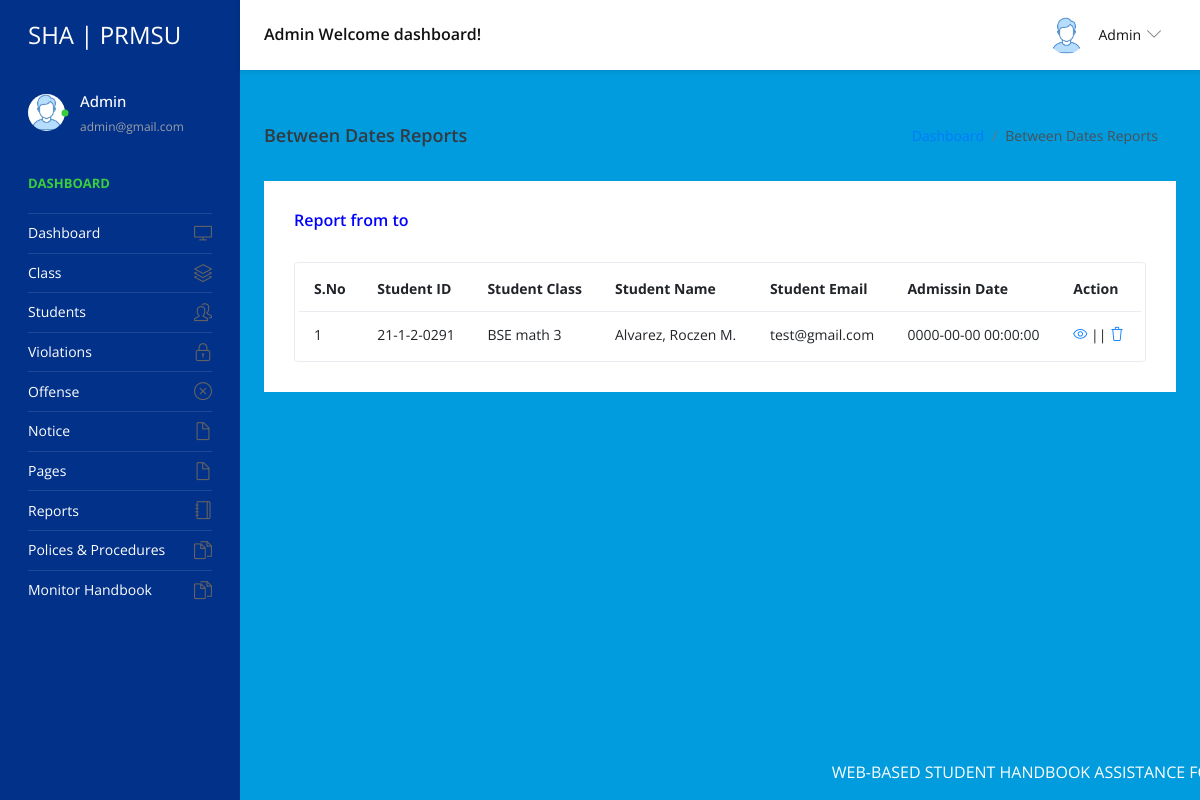
Page /admin/between-date-reprtsdetails.php (signed in) on the committed database.
### tables this page shows
CREATE TABLE `tblstudent` (
  `ID` int(10) NOT NULL,
  `StudentName` varchar(200) DEFAULT NULL,
  `StudentEmail` varchar(200) DEFAULT NULL,
  `StudentClass` varchar(100) DEFAULT NULL,
  `Gender` varchar(50) DEFAULT NULL,
  `DOB` date DEFAULT NULL,
  `StuID` varchar(200) DEFAULT NULL,
  `FatherName` mediumtext DEFAULT NULL,
  `MotherName` mediumtext DEFAULT NULL,
  `ContactNumber` bigint(10) DEFAULT NULL,
  `AltenateNumber` bigint(10) DEFAULT NULL,
  `Address` mediumtext DEFAULT NULL,
  `UserName` varchar(200) DEFAULT NULL,
  `Password` varchar(200) DEFAULT NULL,
  `Image` varchar(200) DEFAULT NULL,
  `DateofAdmission` timestamp NULL DEFAULT current_timestamp(),
  `verify` int(11) NOT NULL,
  `isReading` tinyint(1) NOT NULL,
  `last_seen` datetime DEFAULT current_timestamp()
);

CREATE TABLE `tblclass` (
  `ID` int(5) NOT NULL,
  `ClassName` varchar(50) DEFAULT NULL,
  `Section` varchar(20) DEFAULT NULL,
  `CreationDate` timestamp NULL DEFAULT current_timestamp()
);

### admin/between-date-reprtsdetails.php (the view, shortened to what this page needs)
<?php
include('includes/dbconnection.php');
if (strlen($_SESSION['sturecmsaid'] == 0)) {
  header('location:logout.php');
} else {
  ?>
    <!DOCTYPE html>
    <html lang="en">
    <head>
      <link rel="stylesheet" href="vendors/simple-line-icons/css/simple-line-icons.css">
      <link rel="stylesheet" href="vendors/flag-icon-css/css/flag-icon.min.css">
      <link rel="stylesheet" href="vendors/css/vendor.bundle.base.css">
      <link rel="stylesheet" href="./vendors/daterangepicker/daterangepicker.css">
      <link rel="stylesheet" href="./vendors/chartist/chartist.min.css">
      <link rel="stylesheet" href="./css/style.css">
    </head>
    <body>
      <div class="container-scroller">
        <?php include_once('includes/header.php'); ?>
        <div class="container-fluid page-body-wrapper">
          <?php include_once('includes/sidebar.php'); ?>
          <div class="main-panel">
            <div class="content-wrapper">
              <div class="page-header">
                <h3 class="page-title"> Between Dates Reports </h3>
                <nav aria-label="breadcrumb">
                  <ol class="breadcrumb">
                    <li class="breadcrumb-item"><a href="dashboard.php">Dashboard</a></li>
                    <li class="breadcrumb-item active" aria-current="page"> Between Dates Reports</li>
                  </ol>
                </nav>
              </div>
              <div class="row">
                <div class="col-md-12 grid-margin stretch-card">
                  <div class="card">
                    <div class="card-body">
                      <div class="d-sm-flex align-items-center mb-4">
                        <?php
                        $fdate = $_POST['fromdate'];
                        $tdate = $_POST['todate'];
                        ?>
                        <h5 align="center" style="color:blue">Report from <?php echo $fdate ?> to <?php echo $tdate ?></h5>
                      </div>
                      <div class="table-responsive border rounded p-1">
                        <table class="table">
                          <thead>
                            <tr>
                              <th class="font-weight-bold">S.No</th>
                              <th class="font-weight-bold">Student ID</th>
                              <th class="font-weight-bold">Student Class</th>
                              <th class="font-weight-bold">Student Name</th>
                              <th class="font-weight-bold">Student Email</th>
                              <th class="font-weight-bold">Admissin Date</th>
                              <th class="font-weight-bold">Action</th>
                            </tr>
                          </thead>
                          <tbody>
                            <?php
                            $sql = "SELECT tblstudent.StuID,tblstudent.ID as sid,tblstudent.StudentName,tblstudent.StudentEmail,tblstudent.DateofAdmission,tblclass.ClassName,tblclass.Section from tblstudent join tblclass on tblclass.ID=tblstudent.StudentClass where date(tblstudent.DateofAdmission) between '$fdate' and '$tdate'";
                            $query = $dbh->prepare($sql);
                            $query->execute();
                            $results = $query->fetchAll(PDO::FETCH_OBJ);
                            $cnt = 1;
                            if ($query->rowCount() > 0) {
                              foreach ($results as $row) { ?>
                                    <tr>
                                      <td><?php echo htmlentities($cnt); ?></td>
                                      <td><?php echo htmlentities($row->StuID); ?></td>
                                      <td><?php echo htmlentities($row->ClassName); ?>             <?php echo htmlentities($row->Section); ?>
                                      </td>
                                      <td><?php echo htmlentities($row->StudentName); ?></td>
                                      <td><?php echo htmlentities($row->StudentEmail); ?></td>
                                      <td><?php echo htmlentities($row->DateofAdmission); ?></td>
                                      <td>
                                        <div><a href="edit-student-detail.php?editid=<?php echo htmlentities($row->sid); ?>"><i
                                              class="icon-eye"></i></a>
                                          || <a href="manage-students.php?delid=<?php echo ($row->sid); ?>"
                                            onclick="return confirm('Do you really want to Delete ?');"> <i
                                              class="icon-trash"></i></a></div>
                                      </td>
                                    </tr><?php $cnt = $cnt + 1;
                              }
                            } ?>
                          </tbody>
                        </table>
                      </div>
                    </div>
                  </div>
                </div>
              </div>
            </div>
            <?php include_once('includes/footer.php'); ?>
          </div>
        </div>
      </div>
    </body>
    </html><?php } ?>

### admin/includes/header.php (shortened to what this page needs)
<nav class="navbar default-layout-navbar col-lg-12 col-12 p-0 fixed-top d-flex flex-row">
  <div class="navbar-brand-wrapper d-flex align-items-center">
    <a class="navbar-brand brand-logo" href="dashboard.php">
      <strong style="color: white;">SHA | PRMSU</strong>
    </a>
  </div><?php
  $aid = $_SESSION['sturecmsaid'];
  $sql = "SELECT * from tbladmin where ID=:aid";
  $query = $dbh->prepare($sql);
  $query->bindParam(':aid', $aid, PDO::PARAM_STR);
  $query->execute();
  $results = $query->fetchAll(PDO::FETCH_OBJ);
  if ($query->rowCount() > 0) {
    foreach ($results as $row) { ?>
      <div class="navbar-menu-wrapper d-flex align-items-center flex-grow-1">
        <h5 class="mb-0 font-weight-medium d-none d-lg-flex"><?php echo htmlentities($row->AdminName); ?> Welcome dashboard!
        </h5>
        <ul class="navbar-nav navbar-nav-right ml-auto">
          <li class="nav-item dropdown d-none d-xl-inline-flex user-dropdown">
            <a class="nav-link dropdown-toggle" id="UserDropdown" href="#" data-toggle="dropdown" aria-expanded="false">
              <img class="img-xs rounded-circle ml-2" src="images/faces/face8.jpg" alt="Profile image"> <span
                class="font-weight-normal"> <?php echo htmlentities($row->AdminName); ?> </span></a>
              </div><?php $cnt = $cnt + 1;
    }
  } ?>
      </li>
    </ul>
  </div>
</nav>

### admin/includes/sidebar.php (shortened to what this page needs)
<nav class="sidebar sidebar-offcanvas" id="sidebar">
  <ul class="nav">
    <li class="nav-item nav-profile">
      <a href="#" class="nav-link">
        <div class="profile-image">
          <img class="img-xs rounded-circle" src="images/faces/face8.jpg" alt="profile image">
          <div class="dot-indicator bg-success"></div>
        </div>
        <div class="text-wrapper">
          <?php
          $aid = $_SESSION['sturecmsaid'];
          $sql = "SELECT * from tbladmin where ID=:aid";
          $query = $dbh->prepare($sql);
          $query->bindParam(':aid', $aid, PDO::PARAM_STR);
          $query->execute();
          $results = $query->fetchAll(PDO::FETCH_OBJ);
          $cnt = 1;
          if ($query->rowCount() > 0) {
            foreach ($results as $row) { ?>
              <p class="profile-name"><?php echo htmlentities($row->AdminName); ?></p>
              <p class="designation"><?php echo htmlentities($row->Email); ?></p><?php $cnt = $cnt + 1;
            }
          } ?>
        </div>
      </a>
    </li>
    <li class="nav-item nav-category">
      <span class="nav-link">Dashboard</span>
    </li>
    <li class="nav-item">
      <a class="nav-link" href="dashboard.php">
        <span class="menu-title">Dashboard</span>
        <i class="icon-screen-desktop menu-icon"></i>
      </a>
    </li>
    <li class="nav-item">
      <a class="nav-link" data-toggle="collapse" href="#ui-basic" aria-expanded="false" aria-controls="ui-basic">
        <span class="menu-title">Class</span>
        <i class="icon-layers menu-icon"></i>
      </a>
    </li>
    <li class="nav-item">
      <a class="nav-link" data-toggle="collapse" href="#ui-basic1" aria-expanded="false" aria-controls="ui-basic1">
        <span class="menu-title">Students</span>
        <i class="icon-people menu-icon"></i>
      </a>
    </li>
    <li class="nav-item">
      <a class="nav-link" data-toggle="collapse" href="#violations" aria-expanded="false" aria-controls="violations">
        <span class="menu-title">Violations</span>
        <i class="icon-lock menu-icon"></i>
      </a>
    </li>
    <li class="nav-item">
      <a class="nav-link" data-toggle="collapse" href="#offense" aria-expanded="false" aria-controls="offense">
        <span class="menu-title">Offense</span>
        <i class="icon-close menu-icon"></i>
      </a>
    </li>
    <li class="nav-item">
      <a class="nav-link" data-toggle="collapse" href="#auth" aria-expanded="false" aria-controls="auth">
        <span class="menu-title">Notice </span>
        <i class="icon-doc menu-icon"></i>
      </a>
    </li>
    <li class="nav-item">
      <a class="nav-link" data-toggle="collapse" href="#auth2" aria-expanded="false" aria-controls="auth">
        <span class="menu-title">Pages</span>
        <i class="icon-doc menu-icon"></i>
      </a>
    </li>
    <li class="nav-item">
      <a class="nav-link" href="between-dates-reports.php">
        <span class="menu-title">Reports</span>
        <i class="icon-notebook menu-icon"></i>
      </a>
    </li>
    <li class="nav-item">
      <a class="nav-link" href="handbook2.php">
        <span class="menu-title">Polices & Procedures</span>
        <i class="icon-docs menu-icon"></i>
      </a>
    </li>
    <li class="nav-item">
      <a class="nav-link" href="monitor.php">
        <span class="menu-title">Monitor Handbook</span>
        <i class="icon-docs menu-icon"></i>
      </a>
    </li>
  </ul>
</nav>

### rows in the picture
tblstudent: StuID "21-1-2-0291", tblclass.ClassName "BSE math", tblclass.Section "3", StudentName "Alvarez, Roczen M.", StudentEmail "test@gmail.com", DateofAdmission "0000-00-00 00:00:00"

### other values in the picture
$row->AdminName "Admin"
$row->Email "admin@gmail.com"
